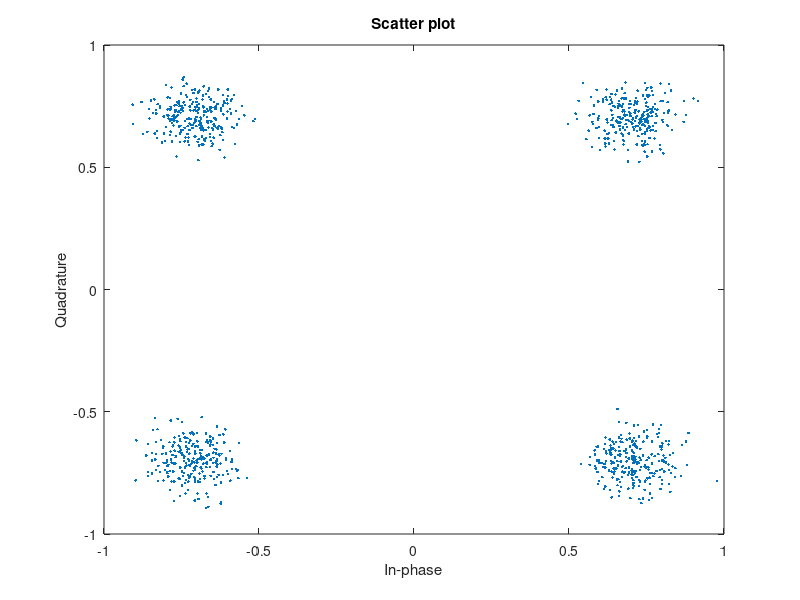

MATLAB code to generate this figure:
M = 4;
data = randi([0 M-1],1000,1);%generate random number between 0 and 3, for 1000 line 1 row 
txSig = pskmod(data,M,pi/M);
rxSig = awgn(txSig,20);
scatterplot(rxSig)
